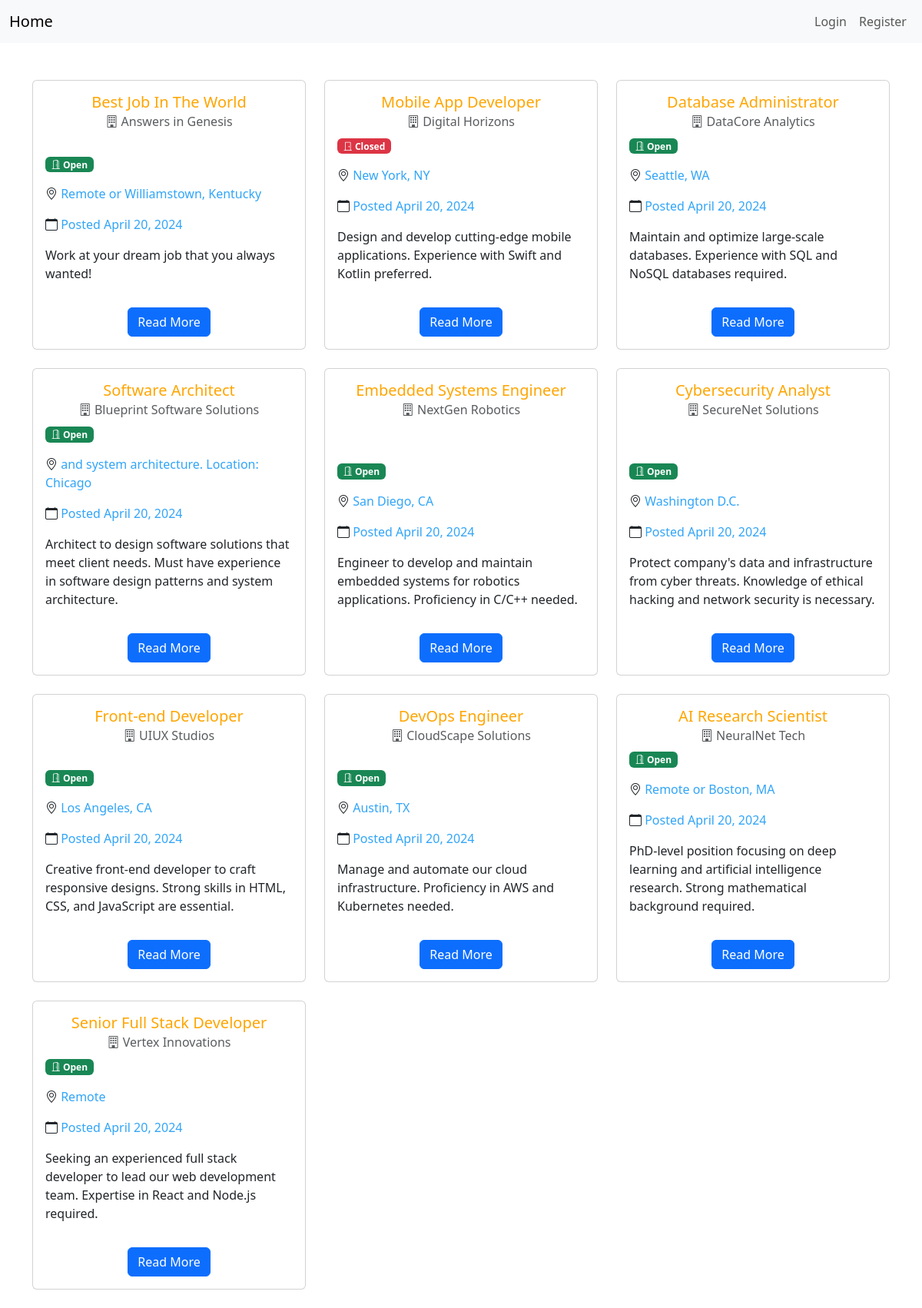
Before: / with the older database file.
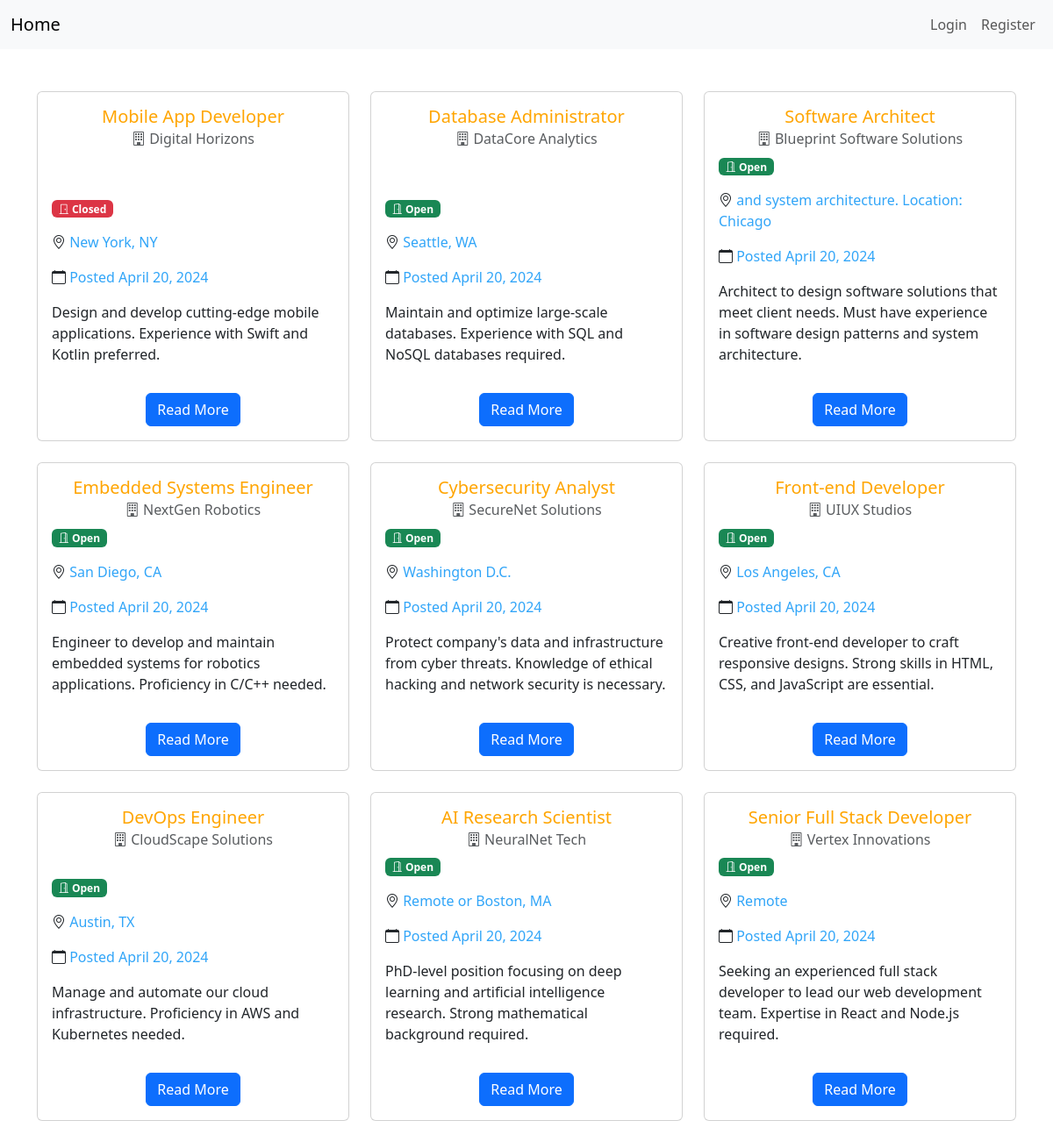
After: the same page with the newer database file.
### jobs/models.py (models this page shows, shortened)
class Job(models.Model):
    user = models.ForeignKey(User, null=True, blank=True, on_delete=models.CASCADE)
    title = models.CharField(max_length=100)
    company = models.CharField(max_length=100)
    description = models.TextField(null=True, blank=True)
    location = models.CharField(max_length=100)
    deadline = models.DateTimeField()
    updated_at = models.DateTimeField(auto_now=True)
    created_at = models.DateTimeField(auto_now_add=True)
    available = models.BooleanField(default=True)
    class Meta:
        ordering = ["-updated_at", "-created_at"]

### jobs/views.py (the view)
# urls.py: path("", views.index, name="index"),
def index(request):
    jobs = Job.objects.all()
    context = {
        "jobs": jobs,
    }
    return render(request, "index.html", context)

### jobs/templates/index.html
{% extends 'main.html' %}
{% block content %}
<div class="container mt-5">
  <div class="row">
    {% for job in jobs %}
    <div class="col-md-4 d-flex mb-4">
      <div class="card w-100">
        <div class="card-body d-flex flex-column">
          <h5 class="card-title text-center">
            <a href="{% url 'job' job.id %}" class="stretched-link text-decoration-none" style="color: orange;">
              {{ job.title }}
            </a>
          </h5>
          <h6 class="card-subtitle mb-2 text-muted text-center">
            <i class="bi bi-building"></i> {{ job.company }}
          </h6>
          <p class="mt-auto">
            <span class="badge {{ job.available|yesno:'bg-success,bg-danger' }}">
              <i class="bi {{ job.available|yesno:'bi-door-open,bi-door-closed' }}"></i> {{ job.available|yesno:'Open,Closed' }}
            </span>
          </p>
          <p>
            <i class="bi bi-geo-alt"></i> <span class="card-blue-detail">{{ job.location }}</span>
          </p>
          <p>
            <i class="bi bi-calendar"></i> <span class="card-blue-detail">Posted {{ job.created_at|date:"F d, Y" }}</span>
          </p>
          <p class="card-text">
            {{ job.description|truncatechars:150 }}
          </p>
          <div class="text-center mt-3">
            <a href="{% url 'job' job.id %}" class="btn btn-primary">Read More</a>
          </div>
        </div>
      </div>
    </div>
    {% endfor %}
  </div>
</div>
{% endblock %}

Changed rows visible on the page:
removed Job: title "Best Job In The World", company "Answers in Genesis", available "Open", location "Remote or Williamstown, Kentucky", created_at "April 20, 2024", description "Work at your dream job that you always wanted!"
